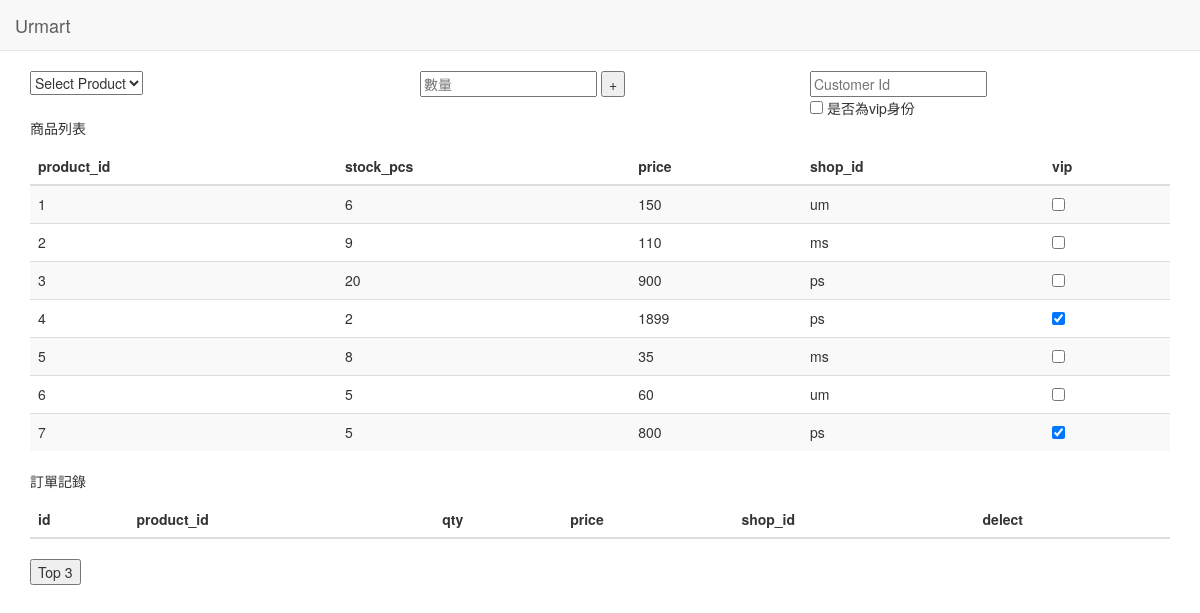
The page / on the database its author committed.
### Product/models.py (models this page shows)
class Product(models.Model):
    product_id = models.IntegerField(primary_key=True, verbose_name='商品id')
    stock_pcs = models.IntegerField(null=False, verbose_name='商品庫存數量')
    price = models.IntegerField(null=False, verbose_name='商品單價')
    shop_id = models.CharField(max_length=5, null=False, verbose_name='商品所屬館別')
    vip = models.BooleanField(default=False, verbose_name='True => VIP限定/ False =>無限制購買對象')

### Product/views.py (the view)
# urls.py: path('', views.product_list, name='product_list'),
def product_list(request):
    context = {
        'product_field_name': [field.name for field in Product._meta.fields],
        'product_list': Product.objects.all(),
        'order_field_name': [field.name for field in Order._meta.fields],
        'order_list': Order.objects.all(),
        }
    return render(request, 'product/product_list.html', context)

### Product/templates/product/product_list.html (shortened to what this page needs)
{% extends 'product/base.html' %}
{% block content %}
<form method="post" action="{% url 'PRODUCT:order_create' %}" name="cform" id="cform">
    <div class="row">
        <div class="col-sm-4">
            <select class="form-select" aria-label="Default select example" name="product_id" form="cform">
                <option selected>Select Product</option>
            </select>
        </div>
        <div class="col-sm-4">
            <input name="qty" id="qty" placeholder="數量" >
            <input type="submit" id="submit" name="send" class="submitBnt" value="+">
        </div>
        <div class="col-sm-4">
            <div class="row">
                <div class="col-8 col-sm-6">
                    <input name="customer_id" id="customer_id" placeholder="Customer Id">
                </div>
            </div>
            <div class="row">
                <div class="col-8 col-sm-6">
                    <input name="is_vip" id="is_vip" type="checkbox" value=1> 是否為vip身份
                </div>
            </div>
        </div>
    </div>
</form>
<div>
    <p>商品列表</p>
    <table class="table table-striped">
        <thead>
            <tr>
                {% for product_field in product_field_name  %}
                    <th>{{ product_field }}</th>
                {% endfor %}
            </tr>
        </thead>
        <tbody>
            {% for product in product_list  %}
            <tr>
                <td>{{ product.product_id }}</td>
                <td>{{ product.stock_pcs }}</td>
                <td>{{ product.price }}</td>
                <td>{{ product.shop_id }}</td>
                <td><input type="checkbox" name="vip" {% if product.vip == True %}checked="checked"{% endif %}/></td>
            </tr>
            {% endfor %}
        </tbody>
    </table>
</div>
<div>
    <p>訂單記錄</p>
    <table class="table table-striped">
        <thead>
            <tr>
                {% for order_field in order_field_name  %}
                    <th>{{ order_field }}</th>
                {% endfor %}
                <th>delect</th>
            </tr>
        </thead>
    </table>
</div>
<input type="button" value="Top 3" onclick="location.href='{% url "PRODUCT:top_three" %}'">
{% endblock content %}

### Product/templates/product/base.html (shortened to what this page needs)
{% extends 'base.html' %}
{% block home %}
<div class="container">
    {% block content %}{% endblock content %}
</div>
{% endblock home %}

### base/templates/base.html (shortened to what this page needs)
{% extends 'index.html' %}
{% load static %}
{% block head %}
<link rel="stylesheet" href="//maxcdn.bootstrapcdn.com/bootstrap/3.2.0/css/bootstrap.min.css">
{% endblock head %}
{% block body %}
<header>
  {% block header %}
  <nav id="nav" class="navbar navbar-default navbar-static-top" role="navigation">
    {% block nav %}
    <div class="container-navbar">
      <div class="navbar-header">
        <a class="navbar-brand" href="">Urmart</a>
      </div>
    </div>
    {% endblock nav %}
  </nav>
  {% endblock header %}
</header>
{% block home %}{% endblock home %}
{% endblock body %}

### base/templates/index.html (shortened to what this page needs)
<!DOCTYPE html>
<html>
    <head>
        {% block head %}{% endblock head %}
    </head>
    <body>
        {% block body %}{% endblock body %}
    </body>
</html>

### rows shown on the page
Product: product_id "1", stock_pcs "6", price "150", shop_id "um"
Product: product_id "2", stock_pcs "9", price "110", shop_id "ms"
Product: product_id "3", stock_pcs "20", price "900", shop_id "ps"
Product: product_id "4", stock_pcs "2", price "1899", shop_id "ps", vip "☑"
Product: product_id "5", stock_pcs "8", price "35", shop_id "ms"
Product: product_id "6", stock_pcs "5", price "60", shop_id "um"
Product: product_id "7", stock_pcs "5", price "800", shop_id "ps", vip "☑"

### other values the page prints
{{ product_field }} "product_id" "stock_pcs" "price" "shop_id" "vip"
{{ order_field }} "id" "product_id" "qty" "price" "shop_id"
